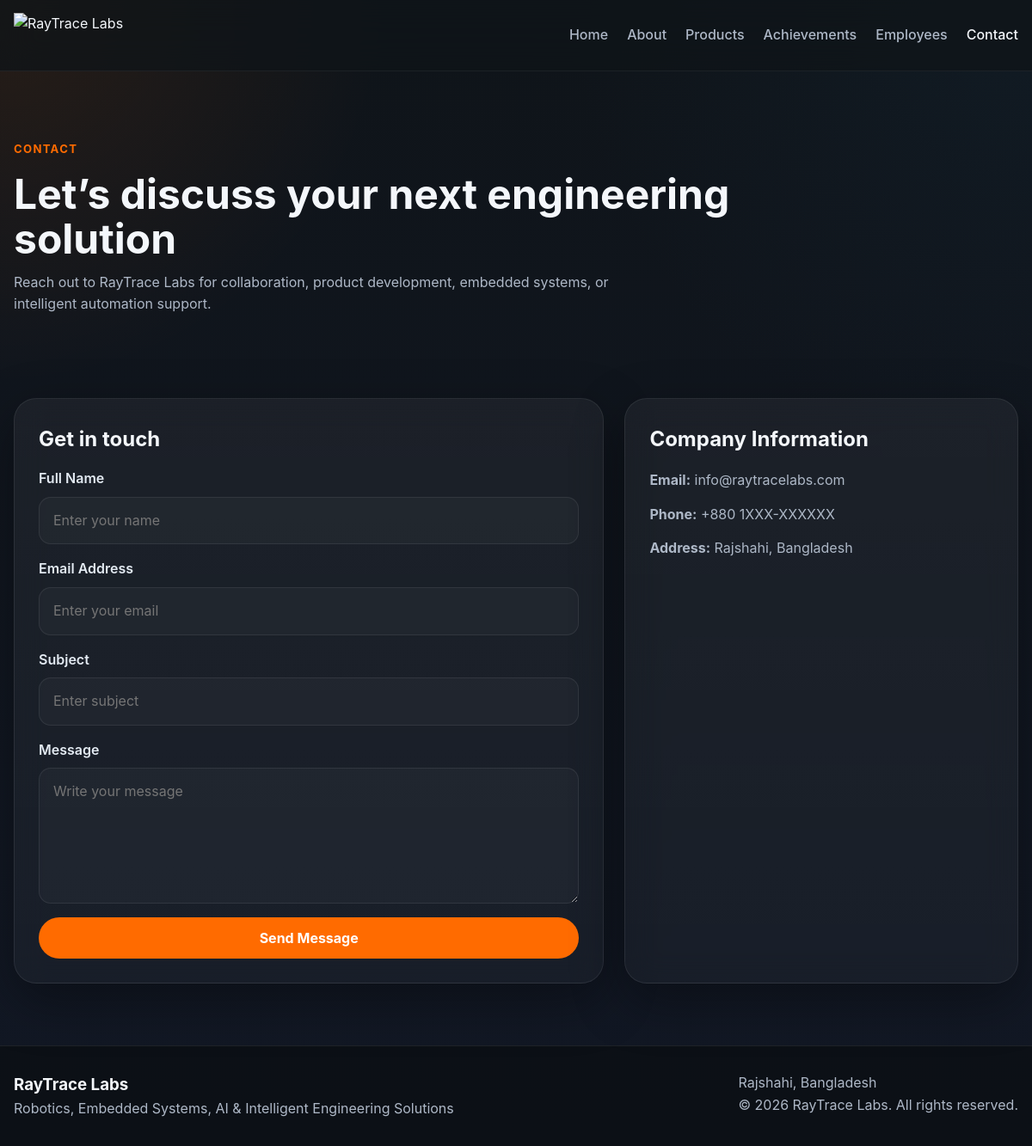
The app's page /contact with its own data.
### tables this page shows
CREATE TABLE site_settings (
            id INTEGER PRIMARY KEY AUTOINCREMENT,
            key TEXT NOT NULL UNIQUE,
            value TEXT
        );

### app.py (the view, shortened to what this page needs)
@app.route("/contact", methods=["GET", "POST"])
def contact():
    company_contact = {
        "email": get_setting("contact_email", "info@raytracelabs.com"),
        "phone": get_setting("contact_phone", "+880 1XXX-XXXXXX"),
        "address": get_setting("contact_address", "Rajshahi, Bangladesh"),
    }
    form_data = {
        "name": "",
        "email": "",
        "subject": "",
        "message": "",
    }
    return render_template("contact.html", company_contact=company_contact, form_data=form_data)

### app.py (called while the page is built)
@app.context_processor
def inject_site_data():
    return {
        "global_site_name": get_setting("site_name", "RayTrace Labs"),
        "global_site_tagline": get_setting(
            "site_tagline",
            "Robotics, Embedded Systems, AI & Intelligent Engineering Solutions"
        ),
        "global_site_location": get_setting("site_location", "Rajshahi, Bangladesh"),
        "global_footer_text": get_setting(
            "footer_text",
            "© 2026 RayTrace Labs. All rights reserved."
        ),
    }

def get_setting(key, default_value=""):
    row = query_one("SELECT value FROM site_settings WHERE key = ?", (key,))
    return row["value"] if row else default_value

### database.py (called while the page is built)
def get_connection():
    conn = sqlite3.connect(DB_PATH)
    conn.row_factory = sqlite3.Row
    return conn

def query_one(sql, params=()):
    conn = get_connection()
    try:
        row = conn.execute(sql, params).fetchone()
        return row
    finally:
        conn.close()

### templates/contact.html
{% extends "base.html" %}
{% block content %}
<section class="page-hero">
    <div class="container">
        <p class="eyebrow">Contact</p>
        <h1>Let’s discuss your next engineering solution</h1>
        <p class="page-subtext">Reach out to RayTrace Labs for collaboration, product development, embedded systems, or intelligent automation support.</p>
    </div>
</section>
<section class="cards-section">
    <div class="container contact-grid">
        <div class="glass-panel">
            <h2>Get in touch</h2>
            <form method="POST" class="contact-form">
                <div class="form-group">
                    <label for="name">Full Name</label>
                    <input
                        type="text"
                        id="name"
                        name="name"
                        placeholder="Enter your name"
                        value="{{ form_data.name if form_data else '' }}"
                    >
                </div>
                <div class="form-group">
                    <label for="email">Email Address</label>
                    <input
                        type="email"
                        id="email"
                        name="email"
                        placeholder="Enter your email"
                        value="{{ form_data.email if form_data else '' }}"
                    >
                </div>
                <div class="form-group">
                    <label for="subject">Subject</label>
                    <input
                        type="text"
                        id="subject"
                        name="subject"
                        placeholder="Enter subject"
                        value="{{ form_data.subject if form_data else '' }}"
                    >
                </div>
                <div class="form-group">
                    <label for="message">Message</label>
                    <textarea
                        id="message"
                        name="message"
                        rows="5"
                        placeholder="Write your message"
                    >{{ form_data.message if form_data else '' }}</textarea>
                </div>
                <button type="submit" class="btn-primary">Send Message</button>
            </form>
        </div>
        <div class="glass-panel">
            <h2>Company Information</h2>
            <div class="contact-info-list">
                <p><strong>Email:</strong> {{ company_contact.email }}</p>
                <p><strong>Phone:</strong> {{ company_contact.phone }}</p>
                <p><strong>Address:</strong> {{ company_contact.address }}</p>
            </div>
        </div>
    </div>
</section>
{% endblock %}

### templates/partials/footer.html
<footer class="footer">
    <div class="container footer-flex">
        <div>
            <h3>{{ global_site_name }}</h3>
            <p>{{ global_site_tagline }}</p>
        </div>
        <div>
            <p>{{ global_site_location }}</p>
            <p>{{ global_footer_text }}</p>
        </div>
    </div>
</footer>

### static/css/style.css (style rules this page uses)
:root { --bg: #0F1419; --surface: #1a1f2e; --surface-2: #202637; --text: #f4f7fb; --muted: #aeb8c7; --primary: #FF6B00; --primary-dark: #db5d00; --navy: #1A3A52; --border: rgba(255,255,255,0.08); --shadow: 0 20px 60px rgba(0, 0, 0, 0.35); --radius-lg: 26px; --radius-md: 18px; --radius-sm: 12px; --container: 1180px; --transition: 0.3s ease; }
* { margin: 0; padding: 0; box-sizing: border-box; }
html { scroll-behavior: smooth; }
body { font-family: -apple-system, BlinkMacSystemFont, "Segoe UI", Arial, sans-serif; background: radial-gradient(circle at top left, rgba(255,107,0,0.10), transparent 25%), radial-gradient(circle at top right, rgba(26,58,82,0.18), transparent 30%), linear-gradient(180deg, #0F1419 0%, #121825 100%); color: var(--text); line-height: 1.6; }
button, input, textarea { font: inherit; }
.container { width: min(100% - 32px, var(--container)); margin: 0 auto; }
.eyebrow { color: var(--primary); text-transform: uppercase; letter-spacing: 0.1em; font-size: 0.82rem; font-weight: 700; margin-bottom: 16px; }
.btn-primary, .btn-secondary { display: inline-flex; align-items: center; justify-content: center; min-height: 48px; padding: 0 22px; border-radius: 999px; border: none; cursor: pointer; transition: transform var(--transition), background var(--transition), border-color var(--transition); }
.btn-primary { background: var(--primary); color: white; font-weight: 700; }
.cards-section { padding: 72px 0; }
.glass-card, .glass-panel, .employee-card, .timeline-card { background: linear-gradient(180deg, rgba(255,255,255,0.05), rgba(255,255,255,0.03)); border: 1px solid rgba(255,255,255,0.08); backdrop-filter: blur(18px); box-shadow: var(--shadow); }
.glass-panel { padding: 28px; border-radius: var(--radius-lg); }
.glass-panel h2 { margin-bottom: 12px; }
.glass-panel p { color: var(--muted); }
.page-hero { padding: 80px 0 24px; }
.page-hero h1 { font-size: clamp(2rem, 4vw, 3.6rem); line-height: 1.08; margin-bottom: 12px; max-width: 960px; }
.page-subtext { max-width: 760px; color: var(--muted); }
.contact-grid { display: grid; grid-template-columns: 1.2fr 0.8fr; gap: 24px; }
.contact-form { display: grid; gap: 16px; margin-top: 14px; }
.form-group { display: grid; gap: 8px; }
.form-group label { font-weight: 600; color: #e3eaf2; }
.form-group input, .form-group textarea { width: 100%; padding: 14px 16px; border-radius: 14px; border: 1px solid rgba(255,255,255,0.08); background: rgba(255,255,255,0.03); color: white; outline: none; }
.contact-info-list { display: grid; gap: 14px; margin-top: 16px; }
.contact-info-list p { color: var(--muted); }
.footer { padding: 30px 0; border-top: 1px solid rgba(255,255,255,0.08); background: rgba(10, 14, 19, 0.8); }
.footer-flex { display: flex; justify-content: space-between; gap: 20px; flex-wrap: wrap; }
.footer p { color: var(--muted); }

### records on screen
site_settings: email "info@raytracelabs.com"
site_settings: phone "+880 1XXX-XXXXXX"
site_settings: address "Rajshahi, Bangladesh"
site_settings: value "RayTrace Labs"
site_settings: value "Robotics, Embedded Systems, AI & Intelligent Engineering Solutions"
site_settings: value "Rajshahi, Bangladesh"

### other values on screen
{{ global_footer_text }} "© 2026 RayTrace Labs. All rights reserved."
